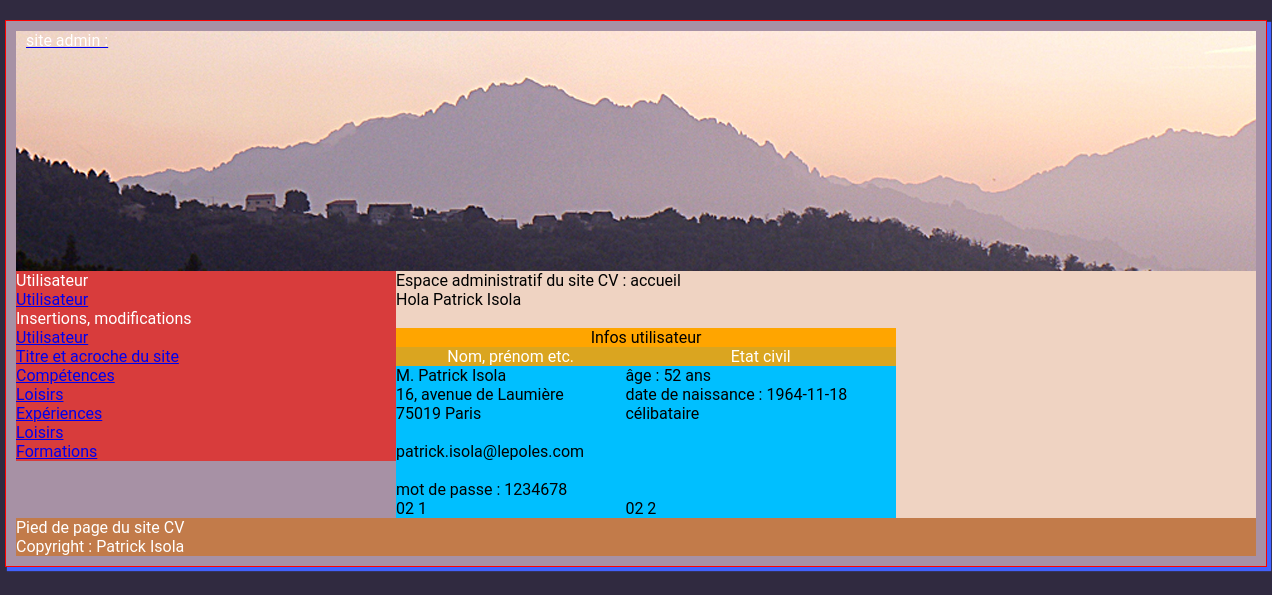
Before: /admin/utilisateurs.php with the older database file.
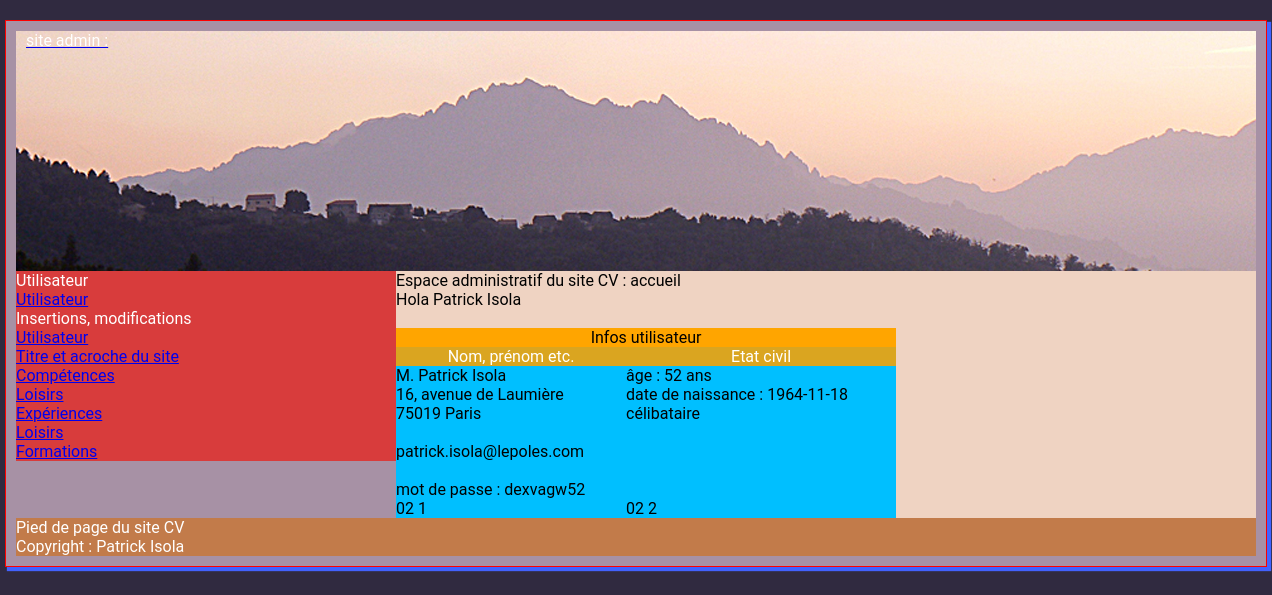
After: the same page with the newer database file.
### tables this page shows
CREATE TABLE `t_utilisateur` (
  `id_utilisateur` int(11) NOT NULL,
  `prenom` varchar(25) NOT NULL,
  `nom` varchar(25) NOT NULL,
  `email` varchar(50) NOT NULL,
  `telephone` varchar(20) NOT NULL COMMENT 'varchar car 0 n''est pas un entier',
  `mdp` varchar(13) NOT NULL,
  `pseudo` varchar(13) NOT NULL,
  `avatar` varchar(13) NOT NULL,
  `age` smallint(5) NOT NULL,
  `date_naissance` date NOT NULL,
  `sexe` enum('Femme','Homme') NOT NULL,
  `etat_civil` enum('M.','Mme') NOT NULL,
  `statut_marital` varchar(13) NOT NULL,
  `adresse` text NOT NULL,
  `code_postal` varchar(5) NOT NULL,
  `ville` varchar(20) NOT NULL,
  `pays` varchar(25) NOT NULL,
  `note` varchar(20) NOT NULL
);

### admin/utilisateurs.php (the view, shortened to what this page needs)
<?php require '../connexion/connexion.php' ?>
<!DOCTYPE html>
<html lang="fr">
<head>
        <?php
            $sql = $pdoCV->query(" SELECT * FROM t_utilisateur WHERE id_utilisateur ='1' ");
            $ligne = $sql->fetch();
        ?>
    <link type="text/css" href="../css/style_admin.css" rel="stylesheet">
</head>
<body>
    <div id="enveloppe">
    <header>
        <?php include ("admin_en_tete.php"); ?>
    </header>
    <div id="menu">
        <?php include ("admin_menu.php"); ?>
    </div>
    <div id="contenuPrincipal">
        <h1>Espace administratif du site CV : accueil</h1>
    <?php
    echo '<p>Hola '.$ligne['prenom'].' '.$ligne['nom'].'<br>
    <img src="../img/" alt="">
    </p>';
    ?>
    <table width="500px" border="1">
        <caption>Infos utilisateur</caption>
        <thead>
            <th>Nom, prénom etc.</th>
            <th>Etat civil</th>
        </thead>
        <tr>
            <td>
                <?php echo '<p>'.$ligne['etat_civil'].' '.$ligne['prenom'].' '.$ligne['nom'].'<br>
                '.$ligne['adresse'].'<br>'.$ligne['code_postal'].' '.$ligne['ville'].'<br><br> '.$ligne['email'].' <br><br> mot de passe : '.$ligne['mdp'].'
                </p>'; ?>
            </td>
            <td>
                <?php echo '<p>âge : '.$ligne['age'].' ans<br>date de naissance : '.$ligne['date_naissance'].'<br>
            '.$ligne['statut_marital'].'<br></p>'; ?>
            </td>
        </tr>
        <tr>
            <td>
                02 1
            </td>
            <td>
                02 2
            </td>
        </tr>
    </table>
        </div>
    <footer>
    <?php include ("admin_footer.php"); ?>
    </footer>
    </div>
</body>
</html>

### admin/admin_en_tete.php
<a href="index.php"><h1>site admin : <?php echo $prenom.' '.$nom; ?></h1></a>

### admin/admin_menu.php (shortened to what this page needs)
<ul>
    <li>Utilisateur</li>
        <ul>
            <li><a href="utilisateur.php">Utilisateur</a></li>
        </ul>
    <li>Insertions, modifications</li>
        <ul>
            <li><a href="utilisateurs.php">Utilisateur</a></li>
            <li><a href="titre_du_cv.php">Titre et acroche du site</a></li>
            <li><a href="competences.php">Compétences</a></li>
            <li><a href="loisirs.php">Loisirs</a></li>
            <li><a href="experiences.php">Expériences</a></li>
            <li><a href="loisirs.php">Loisirs</a></li>
            <li><a href="formations.php">Formations</a></li>
        </ul>
</ul>

### admin/admin_footer.php
<?php
    $sql = $pdoCV->query(" SELECT * FROM t_utilisateur WHERE id_utilisateur ='1' ");
    $ligne = $sql->fetch();
    ?>
<p>Pied de page du site CV</p>
<p>Copyright : <?php echo $ligne['prenom'].' '.$ligne['nom']; ?></p>

### css/style_admin.css (style rules this page uses)
html, body, div, span, applet, object, iframe, h1, h2, h3, h4, h5, h6, p, blockquote, pre, a, abbr, acronym, address, big, cite, code, del, dfn, em, img, ins, kbd, q, s, samp, small, strike, strong, sub, sup, tt, var, b, u, i, center, dl, dt, dd, ol, ul, li, fieldset, form, label, legend, table, caption, tbody, tfoot, thead, tr, th, td, article, aside, canvas, details, embed, figure, figcaption, footer, header, hgroup, menu, nav, output, ruby, section, summary, time, mark, audio, video { margin: 0; padding: 0; border: 0; font-size: 100%; font: inherit; vertical-align: baseline; }
article, aside, details, figcaption, figure, footer, header, hgroup, menu, nav, section { display: block; }
body { line-height: 1; }
ol, ul { list-style: none; }
table { border-collapse: collapse; border-spacing: 0; }
body { margin: auto; font: 1em Roboto, sans-serif; background-color: #302A40; }
header { background: url(../img/popolasca.jpg) center center no-repeat; height:240px; margin-right: 10px; margin-left: 10px; }
#enveloppe { width: 1260px; margin-right: auto; margin-left: auto; margin-top: 20px; background-color: #A791A5; border: 1px solid red; -webkit-box-shadow: 3px 3px 1px 1px #4262FF; box-shadow: 3px 3px 1px 1px #4262FF; }
#menu { width: 380px; background-color: #F1C0B6; float: left; margin-left: 10px; }
#contenuPrincipal { width: 860px; background-color: #EFD3C2; float: right; margin-right: 10px; }
footer { margin-right: 10px; margin-left: 10px; margin-bottom: 10px; color:white; background: #C27B4A; }
#menu { background-color: #d83c3c; color: #fff; }
header h1 { color: #fff; margin: 10px; }
table { background-color: deepskyblue; }
caption { background:orange; }
thead { background: red; color: white; }
th { background-color: goldenrod; color: white; }

Changed rows visible on the page:
changed t_utilisateur "Patrick": mdp "1234678" → "dexvagw52"
